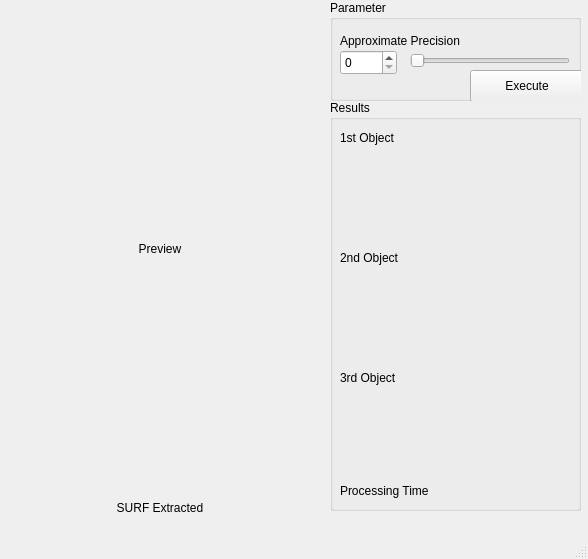
<?xml version="1.0" encoding="UTF-8"?>
<ui version="4.0">
 <class>MainWindow</class>
 <widget class="QMainWindow" name="MainWindow">
  <property name="geometry">
   <rect>
    <x>0</x>
    <y>0</y>
    <width>588</width>
    <height>559</height>
   </rect>
  </property>
  <property name="windowTitle">
   <string>MainWindow</string>
  </property>
  <widget class="QWidget" name="centralwidget">
   <widget class="QLabel" name="imageLabel">
    <property name="geometry">
     <rect>
      <x>0</x>
      <y>0</y>
      <width>320</width>
      <height>240</height>
     </rect>
    </property>
    <property name="text">
     <string/>
    </property>
   </widget>
   <widget class="QGroupBox" name="groupBox">
    <property name="geometry">
     <rect>
      <x>330</x>
      <y>0</y>
      <width>251</width>
      <height>101</height>
     </rect>
    </property>
    <property name="title">
     <string>Parameter</string>
    </property>
    <widget class="QPushButton" name="recogButton">
     <property name="geometry">
      <rect>
       <x>140</x>
       <y>70</y>
       <width>114</width>
       <height>32</height>
      </rect>
     </property>
     <property name="text">
      <string>Execute</string>
     </property>
    </widget>
    <widget class="QLabel" name="label">
     <property name="geometry">
      <rect>
       <x>10</x>
       <y>30</y>
       <width>151</width>
       <height>21</height>
      </rect>
     </property>
     <property name="text">
      <string>Approximate Precision</string>
     </property>
    </widget>
    <widget class="QSpinBox" name="epsSpinBox">
     <property name="geometry">
      <rect>
       <x>10</x>
       <y>50</y>
       <width>57</width>
       <height>25</height>
      </rect>
     </property>
     <property name="maximum">
      <number>1000</number>
     </property>
    </widget>
    <widget class="QSlider" name="epsSlider">
     <property name="geometry">
      <rect>
       <x>80</x>
       <y>50</y>
       <width>160</width>
       <height>22</height>
      </rect>
     </property>
     <property name="maximum">
      <number>1000</number>
     </property>
     <property name="orientation">
      <enum>Qt::Horizontal</enum>
     </property>
    </widget>
   </widget>
   <widget class="QLabel" name="label_2">
    <property name="geometry">
     <rect>
      <x>0</x>
      <y>241</y>
      <width>320</width>
      <height>16</height>
     </rect>
    </property>
    <property name="text">
     <string>Preview</string>
    </property>
    <property name="alignment">
     <set>Qt::AlignCenter</set>
    </property>
   </widget>
   <widget class="QLabel" name="featureLabel">
    <property name="geometry">
     <rect>
      <x>0</x>
      <y>260</y>
      <width>320</width>
      <height>240</height>
     </rect>
    </property>
    <property name="text">
     <string/>
    </property>
   </widget>
   <widget class="QLabel" name="label_4">
    <property name="geometry">
     <rect>
      <x>0</x>
      <y>500</y>
      <width>320</width>
      <height>16</height>
     </rect>
    </property>
    <property name="text">
     <string>SURF Extracted</string>
    </property>
    <property name="alignment">
     <set>Qt::AlignCenter</set>
    </property>
   </widget>
   <widget class="QGroupBox" name="groupBox_2">
    <property name="geometry">
     <rect>
      <x>330</x>
      <y>100</y>
      <width>251</width>
      <height>411</height>
     </rect>
    </property>
    <property name="title">
     <string>Results</string>
    </property>
    <widget class="QLabel" name="resultLabel_1">
     <property name="geometry">
      <rect>
       <x>10</x>
       <y>50</y>
       <width>80</width>
       <height>80</height>
      </rect>
     </property>
     <property name="text">
      <string/>
     </property>
    </widget>
    <widget class="QLabel" name="label_3">
     <property name="geometry">
      <rect>
       <x>10</x>
       <y>30</y>
       <width>71</width>
       <height>16</height>
      </rect>
     </property>
     <property name="text">
      <string>1st Object</string>
     </property>
     <property name="alignment">
      <set>Qt::AlignLeading|Qt::AlignLeft|Qt::AlignVCenter</set>
     </property>
    </widget>
    <widget class="QLabel" name="resultLabel_2">
     <property name="geometry">
      <rect>
       <x>10</x>
       <y>170</y>
       <width>80</width>
       <height>80</height>
      </rect>
     </property>
     <property name="text">
      <string/>
     </property>
    </widget>
    <widget class="QLabel" name="label_5">
     <property name="geometry">
      <rect>
       <x>10</x>
       <y>150</y>
       <width>71</width>
       <height>16</height>
      </rect>
     </property>
     <property name="text">
      <string>2nd Object</string>
     </property>
     <property name="alignment">
      <set>Qt::AlignLeading|Qt::AlignLeft|Qt::AlignVCenter</set>
     </property>
    </widget>
    <widget class="QLabel" name="label_6">
     <property name="geometry">
      <rect>
       <x>10</x>
       <y>270</y>
       <width>71</width>
       <height>16</height>
      </rect>
     </property>
     <property name="text">
      <string>3rd Object</string>
     </property>
     <property name="alignment">
      <set>Qt::AlignLeading|Qt::AlignLeft|Qt::AlignVCenter</set>
     </property>
    </widget>
    <widget class="QLabel" name="resultLabel_3">
     <property name="geometry">
      <rect>
       <x>10</x>
       <y>290</y>
       <width>80</width>
       <height>80</height>
      </rect>
     </property>
     <property name="text">
      <string/>
     </property>
    </widget>
    <widget class="QLabel" name="label_7">
     <property name="geometry">
      <rect>
       <x>10</x>
       <y>380</y>
       <width>111</width>
       <height>21</height>
      </rect>
     </property>
     <property name="text">
      <string>Processing Time</string>
     </property>
    </widget>
    <widget class="QLabel" name="processTimeLabel">
     <property name="geometry">
      <rect>
       <x>130</x>
       <y>380</y>
       <width>111</width>
       <height>21</height>
      </rect>
     </property>
     <property name="text">
      <string/>
     </property>
     <property name="alignment">
      <set>Qt::AlignRight|Qt::AlignTrailing|Qt::AlignVCenter</set>
     </property>
    </widget>
    <widget class="QLabel" name="votePerLabel_1">
     <property name="geometry">
      <rect>
       <x>100</x>
       <y>80</y>
       <width>81</width>
       <height>21</height>
      </rect>
     </property>
     <property name="text">
      <string/>
     </property>
    </widget>
    <widget class="QLabel" name="votePerLabel_2">
     <property name="geometry">
      <rect>
       <x>100</x>
       <y>200</y>
       <width>81</width>
       <height>21</height>
      </rect>
     </property>
     <property name="text">
      <string/>
     </property>
    </widget>
    <widget class="QLabel" name="votePerLabel_3">
     <property name="geometry">
      <rect>
       <x>100</x>
       <y>320</y>
       <width>81</width>
       <height>21</height>
      </rect>
     </property>
     <property name="text">
      <string/>
     </property>
    </widget>
   </widget>
  </widget>
  <widget class="QMenuBar" name="menubar">
   <property name="geometry">
    <rect>
     <x>0</x>
     <y>0</y>
     <width>588</width>
     <height>22</height>
    </rect>
   </property>
  </widget>
  <widget class="QStatusBar" name="statusbar"/>
 </widget>
 <resources/>
 <connections/>
</ui>
